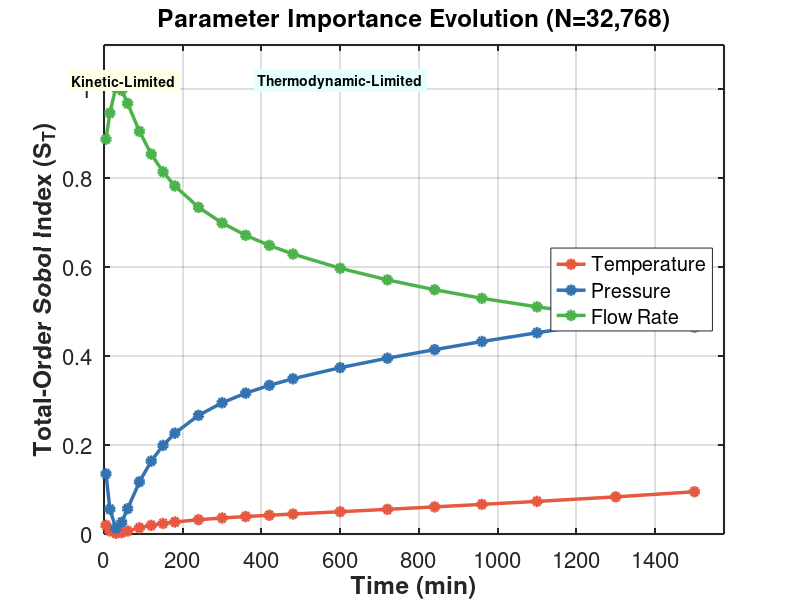
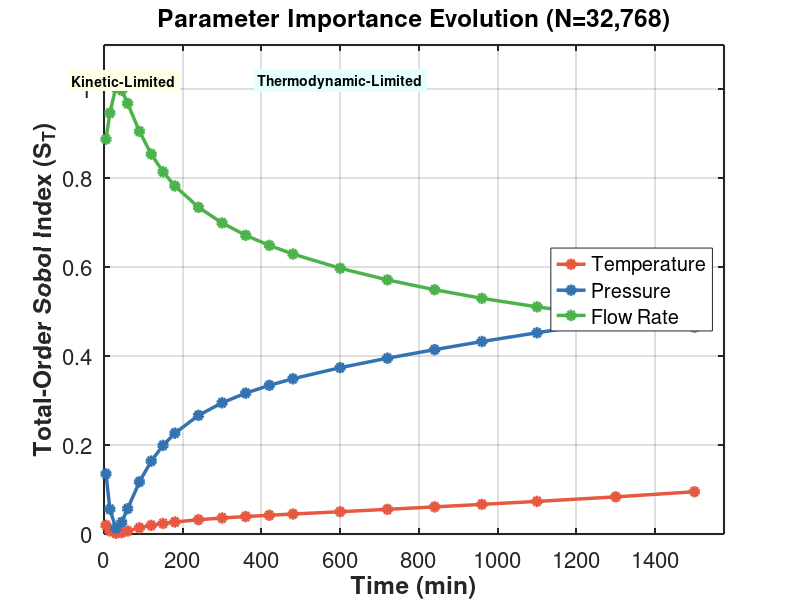
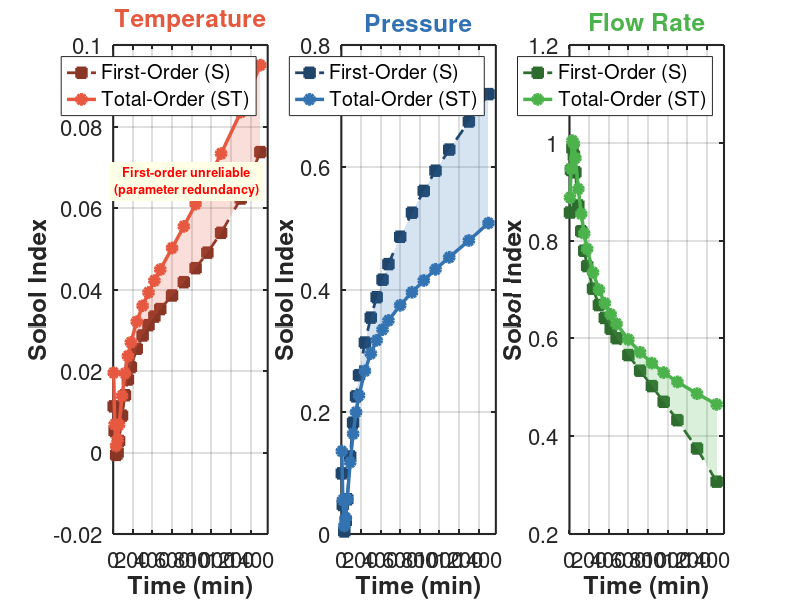

MATLAB code to generate these figures, in order: (Note: this script raises an error after producing the figures.)
%% ========================================================================
%  SOBOL VISUALIZATION - FIXED VERSION
%  Resolves fill() dimension mismatch error
%  ========================================================================

clear; close all; clc;

%% Load Data
fprintf('Loading N=32,768 results...\n');
load('GSA_results_N32768_2025-12-23_06-18.mat');

% Extract data
time = results.time_points;
S1 = results.first_order;
ST = results.total_order;
S2 = results.second_order;
S3 = results.third_order;
sum_S1 = results.sum_S;
sum_ST = results.sum_ST;

% Ensure time is column vector
time = time(:);

% Parameter names
param_names = {'Temperature', 'Pressure', 'Flow Rate'};
param_short = {'T', 'P', 'F'};

% Colors for consistency (colorblind-friendly)
colors = [0.90 0.35 0.25;  % Red - Temperature
          0.20 0.45 0.70;  % Blue - Pressure
          0.30 0.70 0.30]; % Green - Flow Rate

fprintf('✓ Data loaded successfully\n');
fprintf('  Time points: %d (from %.0f to %.0f min)\n', length(time), min(time), max(time));
fprintf('  Sample size: N = %d\n\n', results.N);

%% ========================================================================
%% FIGURE 1: Total-Order Indices Evolution (MAIN RESULT)
%% ========================================================================

fprintf('Creating Figure 1: Total-Order Evolution...\n');

figure('Position', [100 100 900 600], 'Color', 'w');

% Plot total-order indices
for i = 1:3
    plot(time, ST(:,i), 'o-', 'LineWidth', 2.5, 'MarkerSize', 6, ...
         'Color', colors(i,:), 'MarkerFaceColor', colors(i,:), ...
         'DisplayName', param_names{i});
    hold on;
end

% Formatting
xlabel('Time (min)', 'FontSize', 14, 'FontWeight', 'bold');
ylabel('Total-Order Sobol Index (S_T)', 'FontSize', 14, 'FontWeight', 'bold');
title('Parameter Importance Evolution (N=32,768)', 'FontSize', 16, 'FontWeight', 'bold');
legend('Location', 'east', 'FontSize', 12);
grid on;
box on;
set(gca, 'FontSize', 16, 'LineWidth', 1.5);
xlim([0 max(time)*1.05]);
ylim([0 1.1]);

% Add phase annotations
y_ann = 1.02;
text(50, y_ann, 'Kinetic-Limited', 'FontSize', 10, 'FontWeight', 'bold', ...
     'HorizontalAlignment', 'center', 'BackgroundColor', [1 1 0.9]);
text(600, y_ann, 'Thermodynamic-Limited', 'FontSize', 10, 'FontWeight', 'bold', ...
     'HorizontalAlignment', 'center', 'BackgroundColor', [0.9 1 1]);

% Save
saveas(gcf, 'Fig1_TotalOrder_Evolution.png');
saveas(gcf, 'Fig1_TotalOrder_Evolution.fig');
fprintf('✓ Figure 1 saved\n\n');

%% ========================================================================
%% FIGURE 2: First-Order vs Total-Order Comparison (FIXED)
%% ========================================================================

fprintf('Creating Figure 2: First vs Total-Order Comparison...\n');

figure('Position', [150 150 1200 500], 'Color', 'w');

for i = 1:3
    subplot(1,3,i);
    
    % Plot both first-order and total-order
    plot(time, S1(:,i), 's--', 'LineWidth', 2, 'MarkerSize', 7, ...
         'Color', colors(i,:)*0.6, 'MarkerFaceColor', colors(i,:)*0.6, ...
         'DisplayName', 'First-Order (S)');
    hold on;
    plot(time, ST(:,i), 'o-', 'LineWidth', 2.5, 'MarkerSize', 7, ...
         'Color', colors(i,:), 'MarkerFaceColor', colors(i,:), ...
         'DisplayName', 'Total-Order (ST)');
    
    % Shaded area between (interaction) - FIXED VERSION
    x_fill = [time; flipud(time)];
    y_fill = [S1(:,i); flipud(ST(:,i))];
    
    % Fill only if no errors
    try
        fill(x_fill, y_fill, colors(i,:), 'FaceAlpha', 0.2, 'EdgeColor', 'none', ...
             'DisplayName', 'Interactions', 'HandleVisibility', 'off');
    catch
        % If fill fails, just skip it
        fprintf('  Note: Skipping shaded area for %s (dimension issue)\n', param_names{i});
    end
    
    % Formatting
    xlabel('Time (min)', 'FontSize', 16, 'FontWeight', 'bold');
    ylabel('Sobol Index', 'FontSize', 16, 'FontWeight', 'bold');
    title(param_names{i}, 'FontSize', 14, 'FontWeight', 'bold', 'Color', colors(i,:));
    legend('Location', 'best', 'FontSize', 10);
    grid on;
    box on;
    set(gca, 'FontSize', 16, 'LineWidth', 1.5);
    xlim([0 max(time)*1.05]);
    
    % Add note for Temperature
    if i == 1
        text(max(time)*0.5, max(ST(:,i))*0.7, ...
             {'First-order unreliable', '(parameter redundancy)'}, ...
             'FontSize', 9, 'Color', 'r', 'FontWeight', 'bold', ...
             'HorizontalAlignment', 'center', 'BackgroundColor', [1 1 0.9]);
    end
end

sgtitle('First-Order vs Total-Order Indices (N=32,768)', 'FontSize', 16, 'FontWeight', 'bold');

% Save
saveas(gcf, 'Fig2_FirstOrder_vs_TotalOrder.png');
saveas(gcf, 'Fig2_FirstOrder_vs_TotalOrder.fig');
fprintf('✓ Figure 2 saved\n\n');

%% ========================================================================
%% FIGURE 3: Parameter Ranking at t=1100
%% ========================================================================

fprintf('Creating Figure 3: Parameter Ranking...\n');

figure('Position', [200 200 800 600], 'Color', 'w');

% Find t=1100
[~, idx] = min(abs(time - 1100));
t_actual = time(idx);

% Data
ST_values = ST(idx,:);
[ST_sorted, sort_idx] = sort(ST_values, 'descend');
params_sorted = param_names(sort_idx);
colors_sorted = colors(sort_idx,:);

% Create bar chart
b = bar(1:3, ST_sorted, 'FaceColor', 'flat');
b.CData = colors_sorted;
b.LineWidth = 1.5;

% Formatting
xticks(1:3);
xticklabels(params_sorted);
ylabel('Total-Order Index', 'FontSize', 14, 'FontWeight', 'bold');
title(sprintf('Parameter Importance at t = %d min', t_actual), ...
      'FontSize', 16, 'FontWeight', 'bold');
grid on;
box on;
set(gca, 'FontSize', 13, 'LineWidth', 2, 'FontWeight', 'bold');
ylim([0 0.6]);

% Add percentage labels
for i = 1:3
    text(i, ST_sorted(i)+0.025, sprintf('%.1f%%', ST_sorted(i)*100), ...
         'FontSize', 13, 'FontWeight', 'bold', 'HorizontalAlignment', 'center');
end

% Save
saveas(gcf, 'Fig3_Parameter_Ranking.png');
saveas(gcf, 'Fig3_Parameter_Ranking.fig');
fprintf('✓ Figure 3 saved\n\n');

%% ========================================================================
%% FIGURE 4: Second and Third-Order Interactions
%% ========================================================================

fprintf('Creating Figure 4: Interactions...\n');

figure('Position', [250 250 1000 600], 'Color', 'w');

% Extract interactions
S2_TP = squeeze(S2(:,1,2));
S2_PF = squeeze(S2(:,2,3));

% Plot second-order
yyaxis left
plot(time, S2_TP, 'o-', 'LineWidth', 2.5, 'MarkerSize', 7, ...
     'Color', [0.5 0.0 0.5], 'MarkerFaceColor', [0.5 0.0 0.5], ...
     'DisplayName', 'S2_{TP} (T × P)');
hold on;
plot(time, S2_PF, 's-', 'LineWidth', 2.5, 'MarkerSize', 7, ...
     'Color', [0.0 0.6 0.6], 'MarkerFaceColor', [0.0 0.6 0.6], ...
     'DisplayName', 'S2_{PF} (P × F)');
ylabel('Second-Order Indices', 'FontSize', 14, 'FontWeight', 'bold');
ylim([0 0.10]);
set(gca, 'YColor', 'k');

% Plot third-order
yyaxis right
plot(time, abs(S3), 'd-', 'LineWidth', 3, 'MarkerSize', 8, ...
     'Color', [0.7 0.0 0.0], 'MarkerFaceColor', [0.7 0.0 0.0], ...
     'DisplayName', '|S3| (T × P × F)');
ylabel('Third-Order Index (Magnitude)', 'FontSize', 14, 'FontWeight', 'bold');
ylim([0 0.30]);
set(gca, 'YColor', [0.7 0.0 0.0]);

% Formatting
xlabel('Time (min)', 'FontSize', 14, 'FontWeight', 'bold');
title('Parameter Interaction Effects', 'FontSize', 16, 'FontWeight', 'bold');
legend('Location', 'northwest', 'FontSize', 12);
grid on;
box on;
set(gca, 'FontSize', 16, 'LineWidth', 2);
xlim([0 max(time)*1.05]);

% Save
saveas(gcf, 'Fig4_Interactions.png');
saveas(gcf, 'Fig4_Interactions.fig');
fprintf('✓ Figure 4 saved\n\n');

%% ========================================================================
%% FIGURE 5: Sum of Indices (Quality Check)
%% ========================================================================

fprintf('Creating Figure 5: Quality Check...\n');

figure('Position', [300 300 900 600], 'Color', 'w');

% Plot sums
plot(time, sum_S1, 's-', 'LineWidth', 2.5, 'MarkerSize', 8, ...
     'Color', [0.85 0.33 0.10], 'MarkerFaceColor', [0.85 0.33 0.10], ...
     'DisplayName', 'Sum(S_i) - First-Order');
hold on;
plot(time, sum_ST, 'o-', 'LineWidth', 2.5, 'MarkerSize', 8, ...
     'Color', [0.00 0.45 0.74], 'MarkerFaceColor', [0.00 0.45 0.74], ...
     'DisplayName', 'Sum(ST_i) - Total-Order');

% Reference line at 1.0
yline(1.0, 'k--', 'LineWidth', 2, 'DisplayName', 'Ideal (1.0)');

% Shaded acceptable region
fill([0 max(time) max(time) 0], [0.95 0.95 1.05 1.05], ...
     [0.9 0.9 0.9], 'FaceAlpha', 0.3, 'EdgeColor', 'none', ...
     'DisplayName', '±5% Tolerance', 'HandleVisibility', 'off');

% Formatting
xlabel('Time (min)', 'FontSize', 14, 'FontWeight', 'bold');
ylabel('Sum of Indices', 'FontSize', 14, 'FontWeight', 'bold');
title('Variance Decomposition Quality (N=32,768)', 'FontSize', 16, 'FontWeight', 'bold');
legend('Location', 'northwest', 'FontSize', 12);
grid on;
box on;
set(gca, 'FontSize', 16, 'LineWidth', 1.5);
xlim([0 max(time)*1.05]);
ylim([0.9 1.3]);

% Save
saveas(gcf, 'Fig5_Sum_of_Indices.png');
saveas(gcf, 'Fig5_Sum_of_Indices.fig');
fprintf('✓ Figure 5 saved\n\n');

%% ========================================================================
%% Summary
%% ========================================================================

fprintf('========================================================================\n');
fprintf('VISUALIZATION COMPLETE!\n');
fprintf('========================================================================\n');
fprintf('\nFigures created:\n');
fprintf('  1. Fig1_TotalOrder_Evolution.png/.fig\n');
fprintf('  2. Fig2_FirstOrder_vs_TotalOrder.png/.fig\n');
fprintf('  3. Fig3_Parameter_Ranking.png/.fig\n');
fprintf('  4. Fig4_Interactions.png/.fig\n');
fprintf('  5. Fig5_Sum_of_Indices.png/.fig\n');
fprintf('\n');

% Print summary table
fprintf('KEY RESULTS (t = 1100 min):\n');
fprintf('----------------------------\n');
idx_1100 = find(time == 1100, 1);
if isempty(idx_1100)
    [~, idx_1100] = min(abs(time - 1100));
end

fprintf('Total-Order Indices:\n');
fprintf('  Temperature: %.4f (%.1f%%)\n', ST(idx_1100,1), ST(idx_1100,1)*100);
fprintf('  Pressure:    %.4f (%.1f%%)\n', ST(idx_1100,2), ST(idx_1100,2)*100);
fprintf('  Flow Rate:   %.4f (%.1f%%)\n', ST(idx_1100,3), ST(idx_1100,3)*100);
fprintf('  Sum:         %.4f\n', sum_ST(idx_1100));
fprintf('\n');

fprintf('Parameter Ranking:\n');
[~, rank] = sort(ST(idx_1100,:), 'descend');
for i = 1:3
    fprintf('  #%d: %s\n', i, param_names{rank(i)});
end
fprintf('\n');

fprintf('========================================================================\n');
fprintf('Ready for thesis!\n');
fprintf('========================================================================\n');
